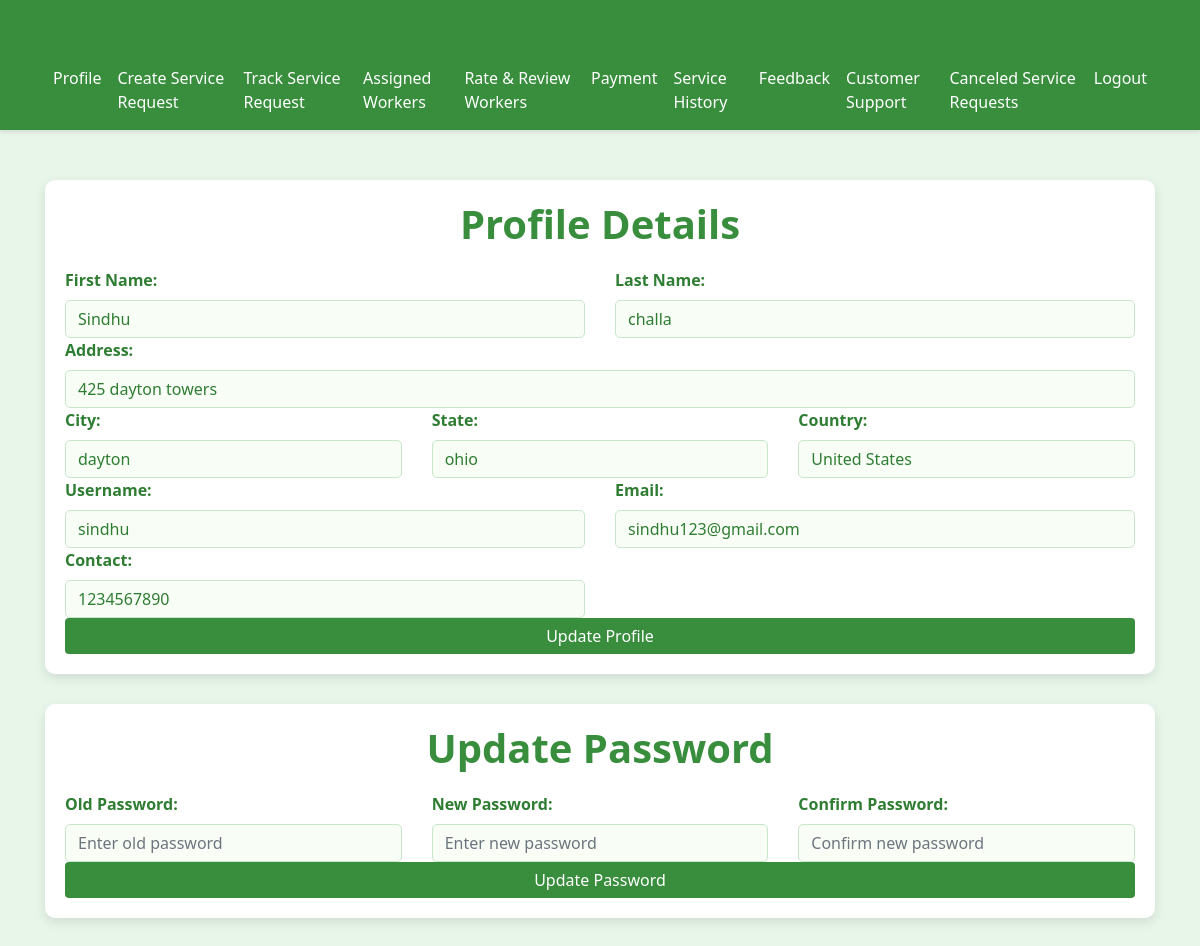
Screenshot of /customer/customerprofile (signed in) with the database file from the repository.
### wfmadmin/models.py (models this page shows, shortened)
class customer(models.Model):
    id = models.AutoField(primary_key=True)
    firstname = models.CharField(max_length=30)
    lastname = models.CharField(max_length=30)
    address = models.CharField(max_length=100)
    city = models.CharField(max_length=20)
    state = models.CharField(max_length=20)
    country = models.CharField(max_length=20)
    username = models.CharField(max_length=20)
    email = models.EmailField(max_length=20)
    number = models.IntegerField()
    password = models.CharField(max_length=20)
    status = models.BooleanField(default=False)
    created_at = models.DateTimeField(auto_now_add=True)

### customer/views.py (the view)
# urls.py: path('customerprofile', customerprofile, name='customerprofile'),
def customerprofile(request):
    customer_id = request.session.get('customer_id')
    if not customer_id:
        return redirect('customerloginpage')
    try:
        customer_obj = customer.objects.get(id=customer_id)
    except customer.DoesNotExist:
        return redirect('customerloginpage')
    context = {
        'customer': customer_obj,
    }
    return render(request, 'customer/customerhome.html', context)

### templates/customer/customerhome.html (shortened to what this page needs)
<!DOCTYPE html>
<html lang="en">
<head>
  <link href="https://stackpath.bootstrapcdn.com/bootstrap/4.5.2/css/bootstrap.min.css" rel="stylesheet">
  <link rel="stylesheet" href="https://cdnjs.cloudflare.com/ajax/libs/font-awesome/5.15.3/css/all.min.css">
</head>
<body>
  {% include 'customer/customernavbar.html' %}
  <div class="container">
    <div class="profile-background">
      <div class="profile-container">
        <h1>Profile Details</h1>
        <form method="POST" action="{% url 'update_customer_profile' %}">
          <div class="row">
            <div class="col-md-6 profile-detail">
              <label for="firstname"><strong>First Name:</strong></label>
              <input type="text" id="firstname" name="firstname" class="form-control" value="{{ customer.firstname }}">
            </div>
            <div class="col-md-6 profile-detail">
              <label for="lastname"><strong>Last Name:</strong></label>
              <input type="text" id="lastname" name="lastname" class="form-control" value="{{ customer.lastname }}">
            </div>
            <div class="col-md-12 profile-detail">
              <label for="address"><strong>Address:</strong></label>
              <input type="text" id="address" name="address" class="form-control" value="{{ customer.address }}">
            </div>
            <div class="col-md-4 profile-detail">
              <label for="city"><strong>City:</strong></label>
              <input type="text" id="city" name="city" class="form-control" value="{{ customer.city }}">
            </div>
            <div class="col-md-4 profile-detail">
              <label for="state"><strong>State:</strong></label>
              <input type="text" id="state" name="state" class="form-control" value="{{ customer.state }}">
            </div>
            <div class="col-md-4 profile-detail">
              <label for="country"><strong>Country:</strong></label>
              <input type="text" id="country" name="country" class="form-control" value="{{ customer.country }}">
            </div>
            <div class="col-md-6 profile-detail">
              <label for="username"><strong>Username:</strong></label>
              <input type="text" id="username" name="username" class="form-control" value="{{ customer.username }}">
            </div>
            <div class="col-md-6 profile-detail">
              <label for="email"><strong>Email:</strong></label>
              <input type="email" id="email" name="email" class="form-control" value="{{ customer.email }}">
            </div>
            <div class="col-md-6 profile-detail">
              <label for="number"><strong>Contact:</strong></label>
              <input type="text" id="number" name="number" class="form-control" value="{{ customer.number }}">
            </div>
          </div>
          <button type="submit" class="btn btn-secondary btn-block">Update Profile</button>
        </form>
      </div>
    </div>
    <div class="profile-background">
      <div class="profile-container">
        <h1>Update Password</h1>
        <form method="POST" action="{% url 'update_customer_profile_password' %}">
          <div class="row">
            <div class="col-md-4 profile-detail">
              <label for="old-password"><strong>Old Password:</strong></label>
              <input type="password" id="old-password" name="oldpassword" class="form-control" placeholder="Enter old password">
            </div>
            <div class="col-md-4 profile-detail">
              <label for="new-password"><strong>New Password:</strong></label>
              <input type="password" id="new-password" name="newpassword" class="form-control" placeholder="Enter new password">
            </div>
            <div class="col-md-4 profile-detail">
              <label for="cfr-password"><strong>Confirm Password:</strong></label>
              <input type="password" id="cfr-password" name="confirm_password" class="form-control" placeholder="Confirm new password">
            </div>
          </div>
          <button type="submit" class="btn btn-secondary btn-block">Update Password</button>
        </form>
      </div>
    </div>
  </div>
</body>
</html>

### templates/customer/customerhome.html (style rules this page uses)
body { background-color: #e8f5e9; color: #2e7d32; font-family: 'Segoe UI', Tahoma, Geneva, Verdana, sans-serif; }
.container { margin-top: 50px; }
.profile-background { background-color: #ffffff; padding: 20px; border-radius: 10px; box-shadow: 0 4px 12px rgba(0, 0, 0, 0.1); margin-bottom: 30px; }
.profile-container h1 { color: #388e3c; text-align: center; font-weight: bold; margin-bottom: 20px; }
.form-control { border: 1px solid #c8e6c9; border-radius: 5px; background-color: #f8fdf6; color: #2e7d32; }
.btn-secondary { background-color: #388e3c; border: none; color: #ffffff; }

### rows the page displays
customer: firstname "Sindhu", lastname "challa", address "425 dayton towers", city "dayton", state "ohio", country "United States", username "sindhu", email "sindhu123@gmail.com", number "1234567890"
